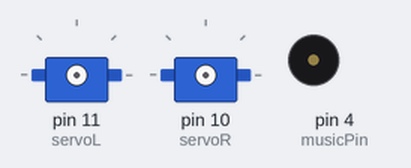
Simulated run of this sketch. Board: Arduino Uno, built with avr-gcc and run on an emulated ATmega328P. Shown: 2 × servo, buzzer (waves = sounding).

Above: at 0.4 s.
At 9.2 s:
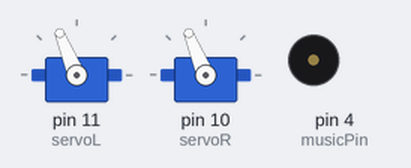
At 14.0 s:
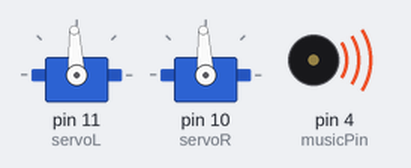
Timing chart, 0 to 40.0 s (numbered marks = the images above):
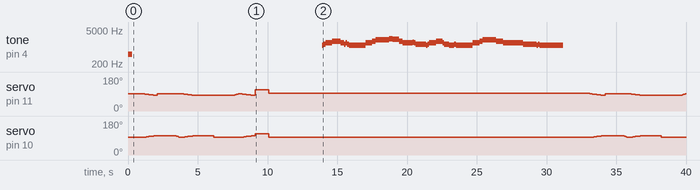

Measured:
- by itself, servo on pin 11 (servoL): 92° → 91° at 1.1 s, → 90° 0.10 s later, → 89° 0.10 s later, → 88° 0.10 s later, … (70 changes in this stretch)
- by itself, servo on pin 10 (servoR): 93° → 94° at 1.1 s, → 95° 0.10 s later, → 96° 0.10 s later, → 97° 0.10 s later, … (69 changes in this stretch)
- by itself, tone on pin 4 (musicPin): plays 500 Hz for 0.30 s, 1175 Hz for 0.12 s, 1319 Hz for 0.12 s, 1480 Hz for 0.48 s, 1760 Hz for 0.60 s, 1480 Hz for 0.24 s … (38 notes in this stretch)

The sketch:

Drive_Z.ino
```cpp
/* Code for driving the BOE bot in a Z formation
 *  By Emilie Karon Klefbom  and David Johansson
 *  September 14 2017
 *  v 1.0
 */

 #include <Servo.h>
  int musicPin = 4;
 Servo servoL;
 Servo servoR;

void setup() {
  tone(musicPin, 500, 300);
  delay(1000);
  pinMode(musicPin,OUTPUT);
  servoAttach();

//20cm forward
straightAcceleration(1);
turnServos(100);
delay(100);

//120deg right
turnServos(10,100);
delay(1250);
pivitAcceleration(-1,125, false,true);

//50cm forward
straightAcceleration(1);
turnServos(100);
delay(1350);


//120 left
turnServos(100,10);
delay(1400);
pivitAcceleration(1,130, false,true);


//20cm forward
straightAcceleration(1);
turnServos(100);
delay(130);


//180deg turn
turnDR(175);


servoDisable();
playSong(musicPin); //THIS IS WHEN IT TURNS
delay(1000);
servoAttach();

//20cm forward
straightAcceleration(1);
turnServos(100);
delay(130);


//120deg right
turnServos(10,100);
delay(1270);
pivitAcceleration(-1,120, false,true);

//50cm forward
straightAcceleration(1);
turnServos(100);
delay(1350);


//120 left
turnServos(100,10);
delay(1400);
pivitAcceleration(1,115, false,true);


//20cm forward
straightAcceleration(1);
turnServos(100);
delay(100);


/*
turnServos(100);
delay(1000);
turnServos(10,100);
turnServos(10,100);
delay(1300);
pivitAcceleration(1,120, false,false);
straightAcceleration(1);
turnServos(100);
delay(100);

*/
tone(4,1000,100);


  servoDisable();

}

void loop() {
  // put your main code here, to run repeatedly:

}
```

Functions.ino
```cpp
void turnServos(int speedL, int speedR){
  short Ltrim= -5;//trim is to conpensate for irregular movement
  short Rtrim= 0;//it works in straitacceleration,needs aditional testing
  servoL.writeMicroseconds(1500-speedL+Ltrim);
  servoR.writeMicroseconds(1500+speedR+Rtrim);
}

void turnServos(int speed){
  turnServos(speed, speed);
}

void turnAcceleration(int dir){
  if(dir>0){
    for(int i = 0; i < 100; i+= 5){
    turnServos(i*dir, -i*dir);
    delay(50);
    }
  }else{
    for(int i = 0; i<100; i+=5){
      turnServos(100-i, -(100-i));
      delay(50);
    }
  }
}

void driveTurn(int deg){


  turnAcceleration(1);
  turnServos(100,-100);
  if(deg>60){
    delay(deg / 0.176);
  }
  turnAcceleration(-1);
  servoStop();

}

void straightAcceleration(int dir){//the lenght of the acceleration is ~110mm at dir =1
  if(dir>0){
    for(int i = 0; i < 100; i+= 5){
    turnServos(i*dir);
    delay(50);
    }
  }else{
    for(int i = 0; i<100; i+=5){
      turnServos(100-i);
      delay(50);
    }
  }
}

void turnTR(int time) // Right turn function
{
servoL.writeMicroseconds(1700); // Left wheel counterclockwise
servoR.writeMicroseconds(1700); // Right wheel counterclockwise
delay(time); // Maneuver for time ms
servoStop();
}

void turnDR(int deg) // Right turn degrees
{
  int t = (deg / 0.176);
  t -=25;
  turnTR(t);
}

void driveStraight(double distance){
  int dir = 0;
  if(distance>0){
    dir = 1;
  }else{
    dir = -1;
  }

  int time = int((distance-17.5)/(0.0155));

  straightAcceleration(dir);
  turnServos(100);

  delay(time);

  straightAcceleration(-dir);
  servoStop();

}

void pivitAcceleration(int dir, bool ad){//ad acceleration or deaccerleration, if tru, acceerate
//the purpose of this class is to make a standard if you dont want to define deg
pivitAcceleration(dir,0,ad,true);

}
void pivitAcceleration(int dir,int deg, bool ad,bool standStill){//ad acceleration or deaccerleration, if tru, acceerate
    //Standstill is if it's starting from a stand still, if true smooth acceleration of left wheel, else no acceleraton
  int  Aspeed=10; //acceleration speed
  int IttSpeed = 40; //speed of the itteration aka he delay time
  if(deg ==0){
    //if no deg number was given defaluts are set
    // oryou might say they dont cahnge
    } else{
      Aspeed = (100/sqrt(deg));
      IttSpeed = sqrt(deg)*3;
      }
  if(dir>0 && ad){
    if(standStill){
    for(int i = 0; i<100; i+=Aspeed){
      turnServos(i, 5);
      delay(IttSpeed);
    }
    }else{
      for(int i = 0; i<90; i+=Aspeed){
        turnServos(100-i,100);
        delay(IttSpeed);

        }
      }
  }else if(dir <0 && ad){
    for(int i = 0; i<100; i+=Aspeed){
      turnServos(5, i);
      delay(IttSpeed);
    }
  }else if(dir <0){
    for(int i = 0; i<100; i+=Aspeed){
      turnServos(5, 100-i);
      delay(IttSpeed);
    }
  }else{
    for(int i = 0; i<100; i+=Aspeed){
      turnServos(100-i, 5);
      delay(IttSpeed);
    }
  }

}

void playSong( int musicPin){
short tones1[]   = {1175,1319,1480,1760,1480,1480,1319,1480,1319,1175,1480,1760,1976,2217,2093,1760,1480,1568,1480,1319,1175,1319,1480,1760,1480,1319,1175,1319,1175,1480,1760,1976,1760,1480,1480,1319,1175,1319,1175,1175,1319,1480,1480,1480,1760,1976,1760,1319,1175,1319,880,988,1109,1109,1175,988,-1337}; //allways end with -1337
short lengths1[] = {120,120,480,600,120,120,120,120,120,1200,480,240,960,240,480,240,720,120,120,720,120,120,480,480,120,360,360,120,1200,480,240,960,480,480,960,960,120,120,1680,120,120,240,240,240,80,80,80,240,240,240,120,120,240,480,240,240,-1337}; //allways end with -1337
int timings1[]   = {3840,3960,4080,4560,5160,5280,5400,5520,5640,5760,6960,7440,7680,8640,8880,9360,9600,10320,10440,10560,11280,11400,11520,12000,12480,12600,12960,13320,13440,14640,15120,15360,16320,16800,17280,18240,19200,19320,19440,23040,23160,23280,24240,24720,24960,25040,25120,25200,25440,25680,26880,27000,27120,27600,28080,28560,-1337}; //allways end with -1337


long tOld = millis();
int i =0;
  while(tones1[i != -1337] && millis()-tOld<22000 ){

  if(tones1[i != -1337] ){
    if(millis()-tOld>timings1[i]){
      tone(musicPin,tones1[i],lengths1[i]);
      i++;
    }
  }

  }
  }

void drivePivit(int dir, int deg){
  pivitAcceleration(dir, true);
  if(deg>60){
    delay(deg/2);
  }
  pivitAcceleration(dir, false);
}

void servoDisable() // Halt servo signals
{
servoL.detach(); // Stop sending servo signals
servoR.detach();
}

void servoStop(){
  servoL.writeMicroseconds(1500);
  servoR.writeMicroseconds(1500);
}
void servoAttach(){
  servoL.attach(11);
  servoR.attach(10);
}
```
